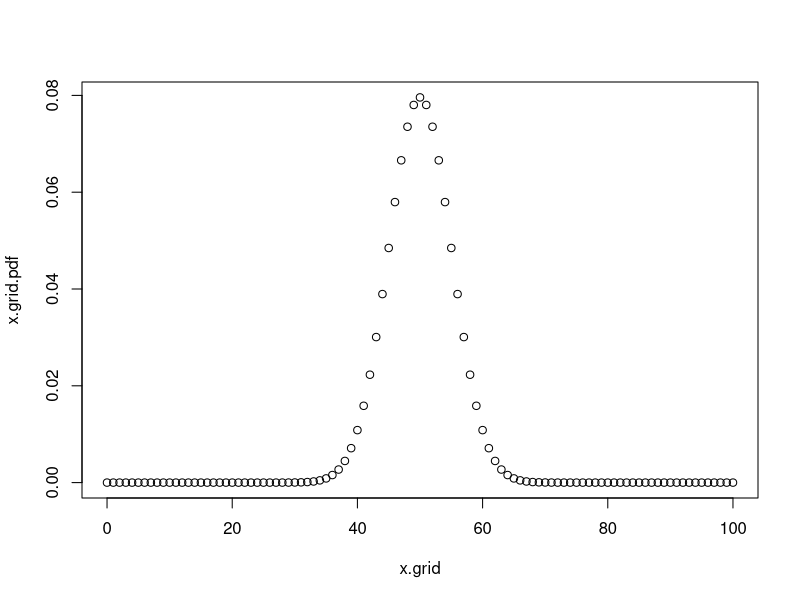
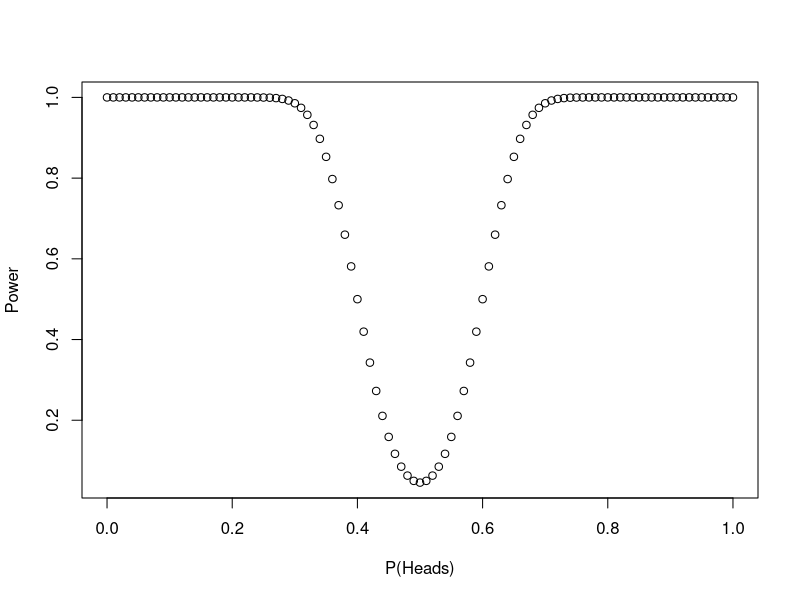

Source code (R) for these figures, in order:
# Problem 9.11.3

# X is a binomial(size=100,prob=p) random variable.

# Plot of the probability mass function of X for p=.5
x.grid=seq(0,100,1)
x.grid.pdf=dbinom(x.grid,size=100,prob=.5)
plot(x.grid, x.grid.pdf)

# Consider the test of Null: p=0.5 vs Alternative p not =.5
#   that rejects when abs(x-50)>10 
#
# The normal approximation for X is
#   Normal with mean = 100*p and Variance = 100*p*(1-p).

# a). What is alpha, the level of the test?

#   The test rejects when 
#       abs(x-50) > 10
#   The standarized x value  is
#         z=(x-50)/sigma.x
#   Under the null distribution
#         sigma.x=sqrt(100*p*(1-p))=sqrt(100*.5*.5)=5
#   So, the test rejects when
#         abs(z) > 10/5 =2
#   and the level of the test is this probability, 0.0455.
sigma.x=sqrt(100*.5*(1-.5))

test.level=2*(1-pnorm(10/sigma.x))

# b). Graph the power as a function of p

grid.p=seq(0,1,.01)
# For each case of p, compute the rejection points of the
# standardized x value
# z.rejectlow=(40-100*p)/sqrt(p*(1-p)*100)
# z.rejecthigh=(60-100*p)/sqrt(p*(1-p)*100)

z.rejectlow=(40-100*grid.p)/sqrt(grid.p*(1-grid.p)*100)
z.rejecthigh=(60-100*grid.p)/sqrt(grid.p*(1-grid.p)*100)


grid.p.power= pnorm(z.rejectlow) + 1-pnorm(z.rejecthigh)

plot(grid.p, grid.p.power,xlab="P(Heads)",ylab="Power")

# Note that the alpha (significance level) of the test
# is the value of the power for the null hypothesis p=.5

min(grid.p.power)
grid.p[which(grid.p.power==min(grid.p.power))]
